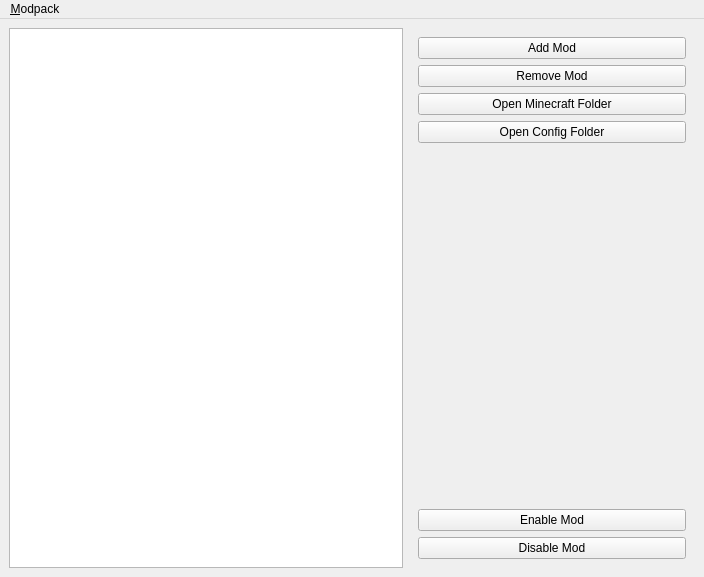
<?xml version="1.0" encoding="UTF-8"?>
<ui version="4.0">
 <class>MainWindow</class>
 <widget class="QMainWindow" name="MainWindow">
  <property name="geometry">
   <rect>
    <x>0</x>
    <y>0</y>
    <width>704</width>
    <height>577</height>
   </rect>
  </property>
  <property name="sizePolicy">
   <sizepolicy hsizetype="Preferred" vsizetype="Preferred">
    <horstretch>40</horstretch>
    <verstretch>0</verstretch>
   </sizepolicy>
  </property>
  <property name="windowTitle">
   <string>MainWindow</string>
  </property>
  <widget class="QWidget" name="centralwidget">
   <layout class="QHBoxLayout" name="horizontalLayout">
    <item>
     <widget class="QListWidget" name="listWidget">
      <property name="sizePolicy">
       <sizepolicy hsizetype="Preferred" vsizetype="Preferred">
        <horstretch>55</horstretch>
        <verstretch>0</verstretch>
       </sizepolicy>
      </property>
      <property name="maximumSize">
       <size>
        <width>576</width>
        <height>16777215</height>
       </size>
      </property>
     </widget>
    </item>
    <item>
     <widget class="QWidget" name="widget" native="true">
      <property name="sizePolicy">
       <sizepolicy hsizetype="MinimumExpanding" vsizetype="Preferred">
        <horstretch>40</horstretch>
        <verstretch>0</verstretch>
       </sizepolicy>
      </property>
      <layout class="QVBoxLayout" name="verticalLayout" stretch="0,0,0,0,0,0,0">
       <property name="sizeConstraint">
        <enum>QLayout::SetDefaultConstraint</enum>
       </property>
       <item>
        <widget class="QPushButton" name="addModButton">
         <property name="text">
          <string>Add Mod</string>
         </property>
        </widget>
       </item>
       <item>
        <widget class="QPushButton" name="removeModButton">
         <property name="text">
          <string>Remove Mod</string>
         </property>
        </widget>
       </item>
       <item>
        <widget class="QPushButton" name="openMCFolderButton">
         <property name="text">
          <string>Open Minecraft Folder</string>
         </property>
        </widget>
       </item>
       <item>
        <widget class="QPushButton" name="openConfigFolderButton">
         <property name="text">
          <string>Open Config Folder</string>
         </property>
        </widget>
       </item>
       <item>
        <spacer name="verticalSpacer">
         <property name="orientation">
          <enum>Qt::Vertical</enum>
         </property>
         <property name="sizeHint" stdset="0">
          <size>
           <width>20</width>
           <height>40</height>
          </size>
         </property>
        </spacer>
       </item>
       <item>
        <widget class="QPushButton" name="enableModButton">
         <property name="text">
          <string>Enable Mod</string>
         </property>
        </widget>
       </item>
       <item>
        <widget class="QPushButton" name="disableModButton">
         <property name="text">
          <string>Disable Mod</string>
         </property>
        </widget>
       </item>
      </layout>
     </widget>
    </item>
   </layout>
  </widget>
  <widget class="QMenuBar" name="menubar">
   <property name="geometry">
    <rect>
     <x>0</x>
     <y>0</y>
     <width>704</width>
     <height>38</height>
    </rect>
   </property>
   <widget class="QMenu" name="menuModpack">
    <property name="title">
     <string>&amp;Modpack</string>
    </property>
    <addaction name="actionCreate_New"/>
    <addaction name="actionLoad"/>
    <addaction name="actionSave"/>
    <addaction name="separator"/>
    <addaction name="actionExport"/>
    <addaction name="actionImport"/>
   </widget>
   <addaction name="menuModpack"/>
  </widget>
  <action name="actionCreate_New">
   <property name="text">
    <string>&amp;Create New</string>
   </property>
  </action>
  <action name="actionLoad">
   <property name="text">
    <string>&amp;Load</string>
   </property>
  </action>
  <action name="actionExport">
   <property name="text">
    <string>&amp;Export</string>
   </property>
  </action>
  <action name="actionSave">
   <property name="text">
    <string>Save</string>
   </property>
  </action>
  <action name="actionImport">
   <property name="text">
    <string>Import</string>
   </property>
  </action>
 </widget>
 <resources/>
 <connections/>
</ui>
